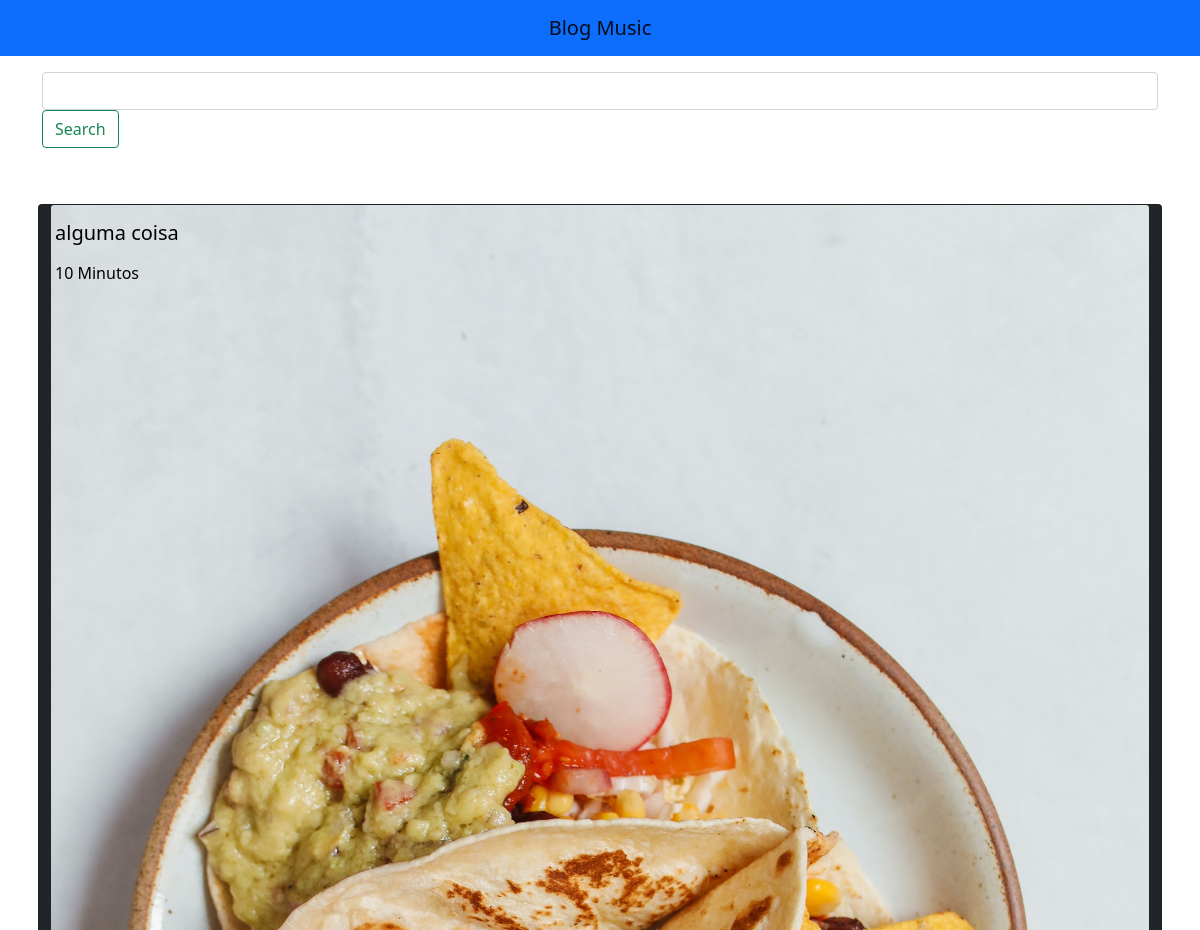
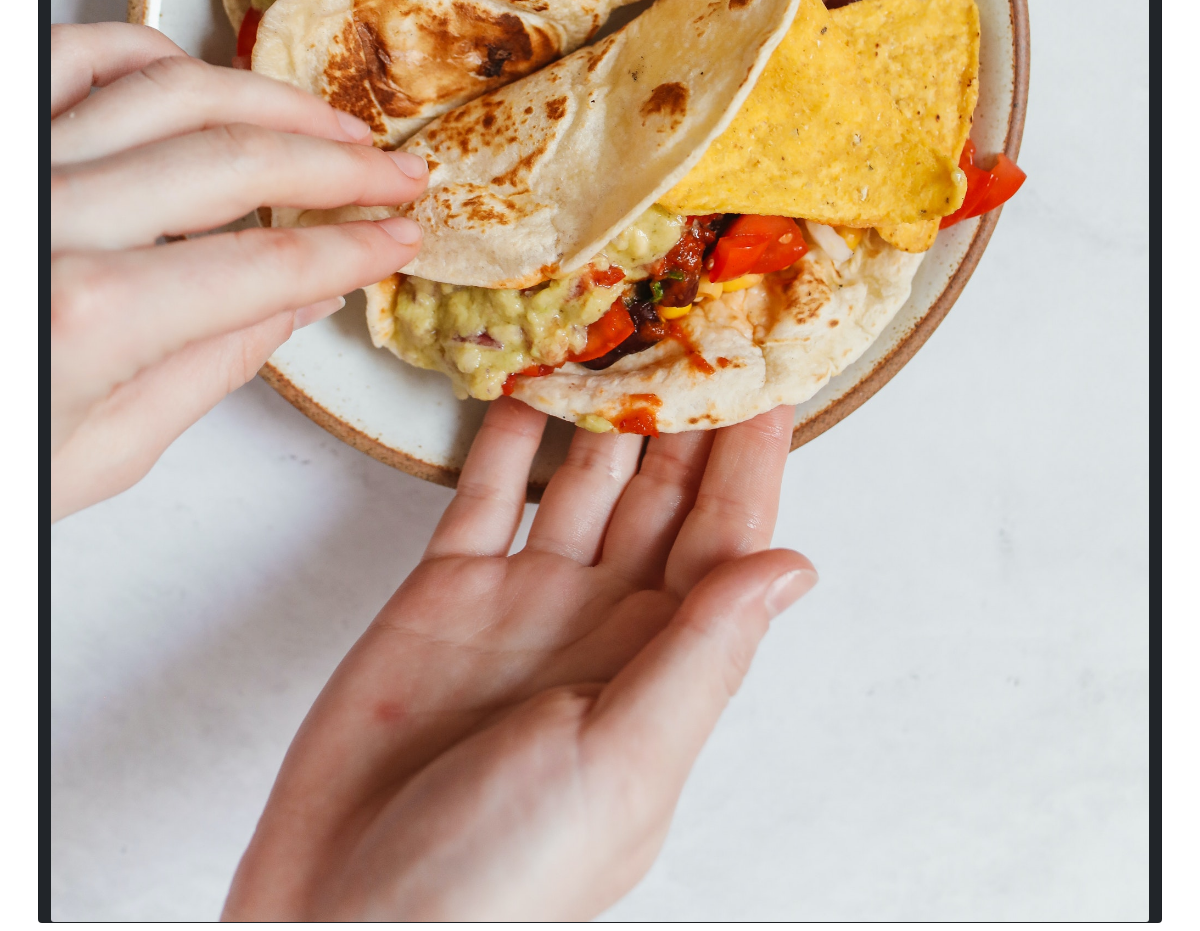
The page /home/video/4/ on the database its author committed (2 pictures, top to bottom).
### home/models.py (models this page shows, shortened)
class Video(models.Model):
    titulo = models.CharField(max_length=65)
    descricao = models.TextField(max_length=165, blank=True)
    tempo = models.IntegerField()
    publicado = models.BooleanField(default=False)
    categoria = models.ForeignKey(
        Categoria, on_delete=models.SET_NULL, null=True)
    imagem = models.ImageField(upload_to='home/covers/%Y/%m/%d/')
    data_criacao = models.DateTimeField(auto_now_add=True)
    autualizacao_criacao = models.DateTimeField(auto_now=True)
    autor = models.ForeignKey(
        User, on_delete=models.SET_NULL, null=True)

### home/views.py (the view)
# urls.py: path('home/video/<int:id>/', views.video, name='v'),
def video(request, id):
    video = get_object_or_404(Video, publicado=True, pk=id)
    return render(request, 'home/pages/video.html', context={
        'videos': video
    })

### home/templates/home/pages/video.html (shortened to what this page needs)
{% extends 'homes/base.html' %}
{% block conteudo %}
<div class="container-md mx-auto">
    <div class="row p-2 mt-5">
      <div class="card bg-dark text-black">
        <img src="{{videos.imagem.url}}" class="card-img" alt="...">
        <div class="card-img-overlay">
          <h5 class="card-title">{{videos.titulo}}</h5>
          <p class="card-text">{{videos.tempo}} Minutos </p>
        </div>
      </div>
    </div>
  </div>
{% endblock conteudo %}

### rows shown on the page
Video: imagem (picture), titulo "alguma coisa", tempo "10"
